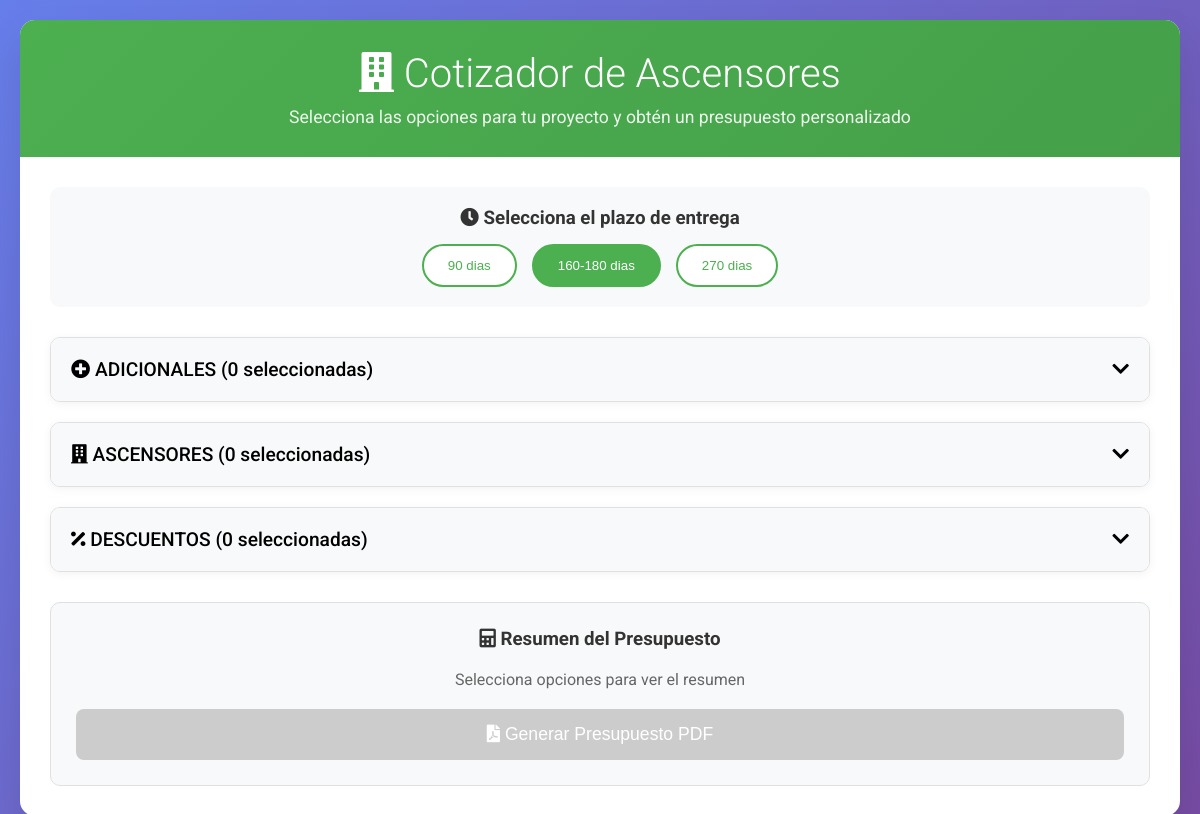
The page /cotizador_working.php on the database its author committed.
### tables this page shows
CREATE TABLE `plazos_entrega` (
  `id` int(11) NOT NULL AUTO_INCREMENT,
  `nombre` varchar(100) NOT NULL,
  `dias` int(11) NOT NULL,
  `orden` int(11) DEFAULT 0,
  `activo` tinyint(1) DEFAULT 1,
  `created_at` timestamp NOT NULL DEFAULT current_timestamp(),
  `updated_at` timestamp NOT NULL DEFAULT current_timestamp() ON UPDATE current_timestamp(),
  PRIMARY KEY (`id`)
);

CREATE TABLE `categorias` (
  `id` int(11) NOT NULL AUTO_INCREMENT,
  `nombre` varchar(100) NOT NULL,
  `descripcion` text DEFAULT NULL,
  `orden` int(11) DEFAULT 0,
  `activo` tinyint(1) DEFAULT 1,
  `created_at` timestamp NOT NULL DEFAULT current_timestamp(),
  `updated_at` timestamp NOT NULL DEFAULT current_timestamp() ON UPDATE current_timestamp(),
  PRIMARY KEY (`id`)
);

### cotizador_working.php (the view, shortened to what this page needs)
<?php
try {
    $pdo = new PDO(
        'mysql:host=' . DB_HOST . ';dbname=' . DB_NAME . ';charset=utf8mb4',
        DB_USER,
        DB_PASS,
        [PDO::ATTR_ERRMODE => PDO::ERRMODE_EXCEPTION]
    );
    $stmt = $pdo->query('SELECT * FROM categorias ORDER BY orden ASC');
    $categorias = $stmt->fetchAll(PDO::FETCH_ASSOC);
    $stmt = $pdo->query('SELECT * FROM plazos_entrega ORDER BY orden ASC');
    $plazos = $stmt->fetchAll(PDO::FETCH_ASSOC);
} catch (Exception $e) {
    die("Error de conexión: " . $e->getMessage());
}
?>
<!DOCTYPE html>
<html lang="es">
<head>
    <link rel="stylesheet" href="https://cdnjs.cloudflare.com/ajax/libs/font-awesome/5.15.3/css/all.min.css">
</head>
<body>
    <div class="container">
        <div class="header">
            <h1><i class="fas fa-building"></i> Cotizador de Ascensores</h1>
            <p>Selecciona las opciones para tu proyecto y obtén un presupuesto personalizado</p>
        </div>
        <div class="content">
            <div class="plazo-selector">
                <h3><i class="fas fa-clock"></i> Selecciona el plazo de entrega</h3>
                <div class="plazo-buttons">
                    <?php foreach ($plazos as $index => $plazo): ?>
                        <button class="plazo-btn <?php echo $index === 1 ? 'active' : ''; ?>"
                                data-plazo="<?php echo $plazo['nombre']; ?>"
                                data-dias="<?php echo $plazo['dias']; ?>">
                            <?php echo htmlspecialchars($plazo['nombre']); ?>
                        </button>
                    <?php endforeach; ?>
                </div>
            </div>
            <div class="categorias-container">
                <?php foreach ($categorias as $categoria): ?>
                    <div class="accordion">
                        <div class="accordion-header" onclick="toggleAccordion(this)">
                            <div class="accordion-title">
                                <i class="fas fa-<?php echo $categoria['nombre'] === 'ASCENSORES' ? 'building' : ($categoria['nombre'] === 'ADICIONALES' ? 'plus-circle' : 'percentage'); ?>"></i>
                                <?php echo htmlspecialchars($categoria['nombre']); ?>
                                <span class="option-count">(0 seleccionadas)</span>
                            </div>
                            <div class="accordion-icon">
                                <i class="fas fa-chevron-down"></i>
                            </div>
                        </div>
                    </div>
                <?php endforeach; ?>
            </div>
            <div class="resumen">
                <h3><i class="fas fa-calculator"></i> Resumen del Presupuesto</h3>
                <div id="resumen-items">
                    <p style="text-align: center; color: #666;">Selecciona opciones para ver el resumen</p>
                </div>
                <button class="btn-generar" id="btn-generar" disabled>
                    <i class="fas fa-file-pdf"></i> Generar Presupuesto PDF
                </button>
            </div>
        </div>
    </div>
</body>
</html>

### cotizador_working.php (style rules this page uses)
* { margin: 0; padding: 0; box-sizing: border-box; }
body { font-family: 'Roboto', sans-serif; background: linear-gradient(135deg, #667eea 0%, #764ba2 100%); min-height: 100vh; padding: 20px; }
.container { max-width: 1200px; margin: 0 auto; background: white; border-radius: 15px; box-shadow: 0 20px 40px rgba(0,0,0,0.1); overflow: hidden; }
.header { background: linear-gradient(135deg, #4CAF50 0%, #45a049 100%); color: white; padding: 30px; text-align: center; }
.header h1 { font-size: 2.5rem; margin-bottom: 10px; font-weight: 300; }
.header p { font-size: 1.1rem; opacity: 0.9; }
.content { padding: 30px; }
.plazo-selector { background: #f8f9fa; padding: 20px; border-radius: 10px; margin-bottom: 30px; text-align: center; }
.plazo-selector h3 { margin-bottom: 15px; color: #333; }
.plazo-buttons { display: flex; gap: 15px; justify-content: center; flex-wrap: wrap; }
.plazo-btn { padding: 12px 24px; border: 2px solid #4CAF50; background: white; color: #4CAF50; border-radius: 25px; cursor: pointer; transition: all 0.3s; font-weight: 500; }
.plazo-btn.active { background: #4CAF50; color: white; }
.accordion { margin-bottom: 20px; border: 1px solid #e0e0e0; border-radius: 10px; overflow: hidden; box-shadow: 0 2px 10px rgba(0,0,0,0.05); }
.accordion-header { padding: 20px; background: #f8f9fa; cursor: pointer; display: flex; justify-content: space-between; align-items: center; transition: all 0.3s; }
.accordion-title { font-size: 1.2rem; font-weight: 500; }
.accordion-icon { transition: transform 0.3s; font-size: 1.2rem; }
.resumen { position: sticky; top: 20px; background: #f8f9fa; padding: 25px; border-radius: 10px; margin-top: 30px; border: 1px solid #e0e0e0; }
.resumen h3 { margin-bottom: 20px; color: #333; text-align: center; }
.btn-generar { width: 100%; padding: 15px; background: linear-gradient(135deg, #4CAF50 0%, #45a049 100%); color: white; border: none; border-radius: 8px; font-size: 1.1rem; font-weight: 500; cursor: pointer; margin-top: 20px; transition: all 0.3s; }
.btn-generar:disabled { background: #ccc; cursor: not-allowed; transform: none; box-shadow: none; }

### rows shown on the page
plazos_entrega: nombre "90 dias"
plazos_entrega: nombre "160-180 dias"
plazos_entrega: nombre "270 dias"
categorias: nombre "ADICIONALES"
categorias: nombre "ASCENSORES"
categorias: nombre "DESCUENTOS"
